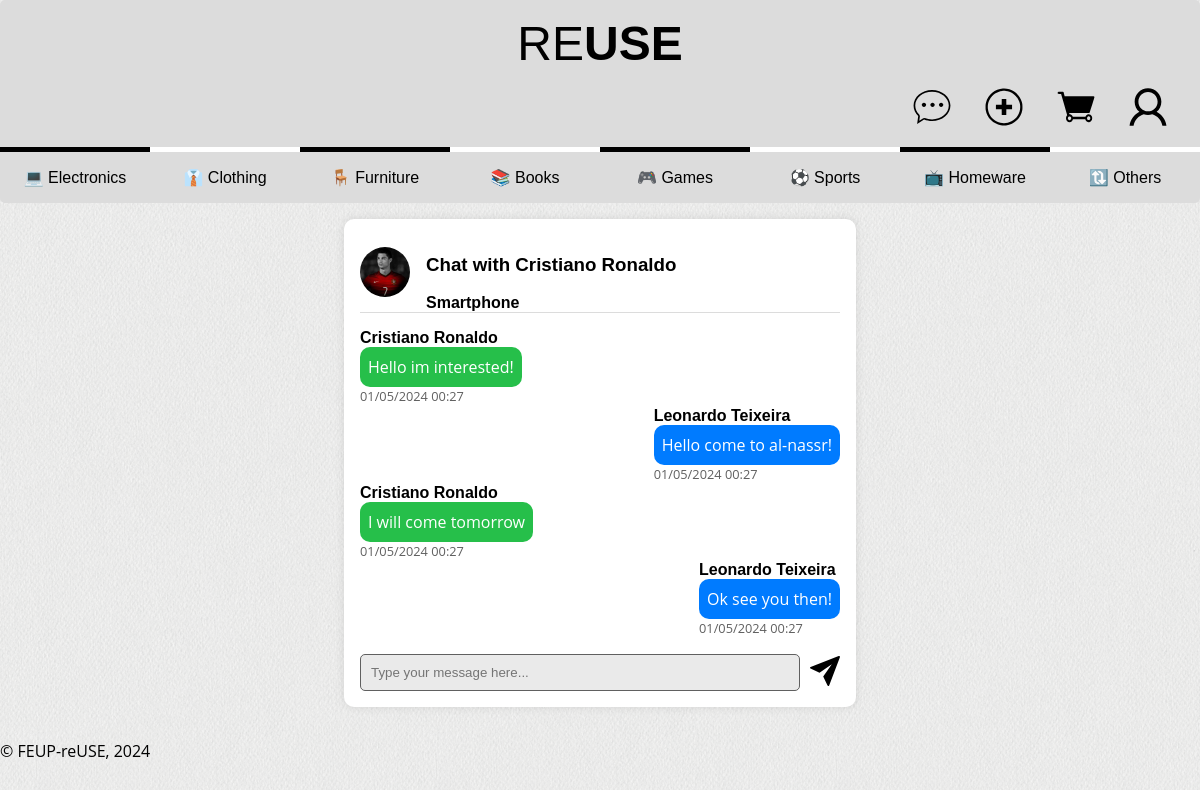
The page /pages/chat_messages.php?otherUserId=2&itemId=1 (signed in) on the database as committed earlier.
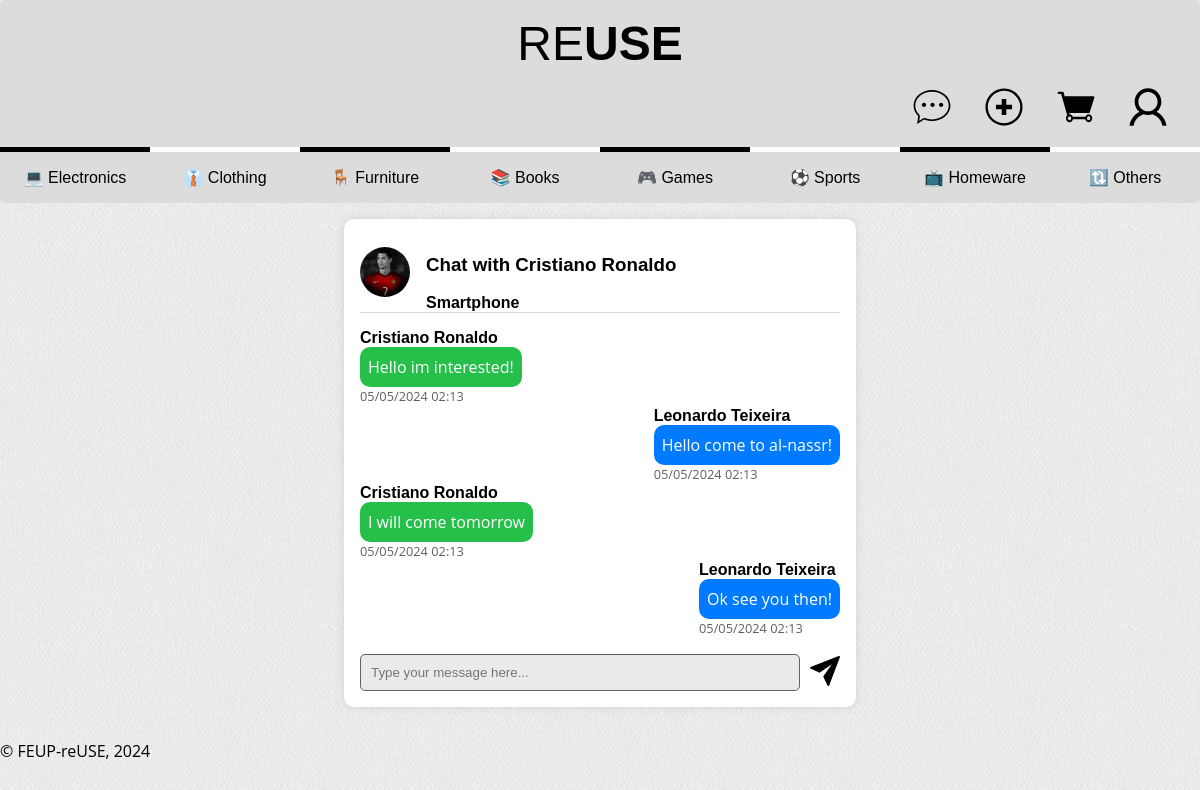
The same page on the database as committed later.
### tables this page shows
CREATE TABLE Chats (
    idChat INTEGER PRIMARY KEY,
    idSender INTEGER NOT NULL,
    idRecipient INTEGER NOT NULL,
    message TEXT NOT NULL,
    timestamp TIMESTAMP DEFAULT CURRENT_TIMESTAMP,
    idItem INTEGER NOT NULL,
    FOREIGN KEY (idSender) REFERENCES Users(idUser),
    FOREIGN KEY (idRecipient) REFERENCES Users(idUser),
    FOREIGN KEY (idItem) REFERENCES Items(idItem)
);

CREATE TABLE Users (
    idUser INTEGER PRIMARY KEY,
    name TEXT NOT NULL,
    username TEXT UNIQUE NOT NULL,
    password TEXT NOT NULL,
    email TEXT UNIQUE NOT NULL,
    isAdmin BOOLEAN NOT NULL DEFAULT 0
);

### pages/chat_messages.php (called while the page is built, shortened)
<?php
require_once(__DIR__ . '/../utils/session.php');
$session = new Session();
require_once(__DIR__ . '/../database/users.class.php');
require_once(__DIR__ . '/../database/chats.class.php');
require_once(__DIR__ . '/../templates/common.tpl.php');
require_once(__DIR__ . '/../templates/chat.tpl.php');
$db = getDatabaseConnection();
$userId = $session->getId();
$otherUserId = $_GET['otherUserId'];
$itemId = $_GET['itemId'];
$chats = Chat::getChatByUserAndItem($db, (int)$userId, (int)$otherUserId, (int)$itemId);
drawHeader($session);
drawChatMessages($db, $chats, $userId, $otherUserId, $itemId);
drawFooter();
?>

### database/chats.class.php (called while the page is built, shortened)
<?php
require_once 'users.class.php';
class Chat {
    public static function getChatByUserAndItem($db, $userId, $otherUserId, $itemId) {
        $query = "SELECT * FROM Chats WHERE ((idSender = ? AND idRecipient = ?) OR (idSender = ? AND idRecipient = ?)) AND idItem = ?";
        $stmt = $db->prepare($query);
        $stmt->execute(array($userId, $otherUserId, $otherUserId, $userId, $itemId));
        return $stmt->fetchAll();
    }
}
?>

### utils/session.php (called while the page is built, shortened)
<?php
  class Session {
    public function getId() : ?int {
      return isset($_SESSION['id']) ? $_SESSION['id'] : null;
    }
  }
?>

### database/users.class.php (called while the page is built, shortened)
<?php
class User {
    public function __construct(int $idUser, string $name, string $username, string $password, string $email, bool $isAdmin) {
        $this->name = $name;
    }
    public static function getUserById(PDO $db, int $idUser): ?User {
        $stmt = $db->prepare('SELECT * FROM Users WHERE idUser = ?');
        $stmt->execute([$idUser]);
        $user = $stmt->fetch();
        return new User($user['idUser'], $user['name'], $user['username'], $user['password'], $user['email'], (bool) $user['isAdmin']);
    }
}
?>

### templates/common.tpl.php (the view, shortened to what the changed rows need)
<?php function drawHeader($session, $jsPage = "script") { ?>
  <!DOCTYPE html>
  <html lang="en">
    <head>
      <link rel="stylesheet" href="../css/style.css">
      <link rel="stylesheet" href="../css/layout.css">
      <link rel="stylesheet" href="../css/responsive.css">
    </head>
    <body>
      <header>
        <h1>
            <a href="../pages/index.php">RE<strong>USE</strong></a>
        </h1>
      </header>
<?php } ?>
<?php function drawFooter() { ?>
  </body>
</html>
<?php } ?>

### templates/chat.tpl.php (shortened to what the changed rows need)
<?php
    require_once(__DIR__ . '/../database/users.class.php');
?>
<?php function drawChatMessages($db, $chats, $userId, $otherUserId, $itemId) { ?>
    <section class="chat">
            <?php foreach ($chats as $chat) { ?>
                <div class="message_<?php echo $chat['idSender'] === $userId ? 'outgoing' : 'incoming'; ?>">
                    <h4><?= htmlentities(User::getUserById($db, $chat['idSender'])->name) ?></h4>
                    <p class="message_content"><?= htmlentities($chat['message']) ?></p>
                    <p class="hint"><?= htmlentities(date('d/m/Y H:i', strtotime($chat['timestamp']))) ?></p>
                </div>
            <?php } ?>
    </section>
<?php } ?>

Rows that differ between the two databases and show on the page:
changed chats "Hello im interested!": timestamp "01/05/2024 00:27" → "05/05/2024 02:13"
changed chats "Hello come to al-nassr!": timestamp "01/05/2024 00:27" → "05/05/2024 02:13"
changed chats "I will come tomorrow": timestamp "01/05/2024 00:27" → "05/05/2024 02:13"
changed chats "Ok see you then!": timestamp "01/05/2024 00:27" → "05/05/2024 02:13"
